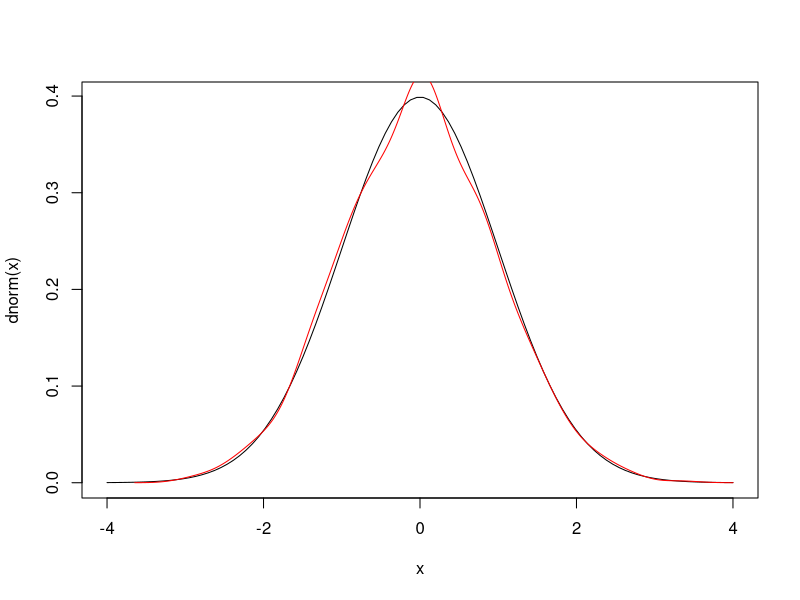
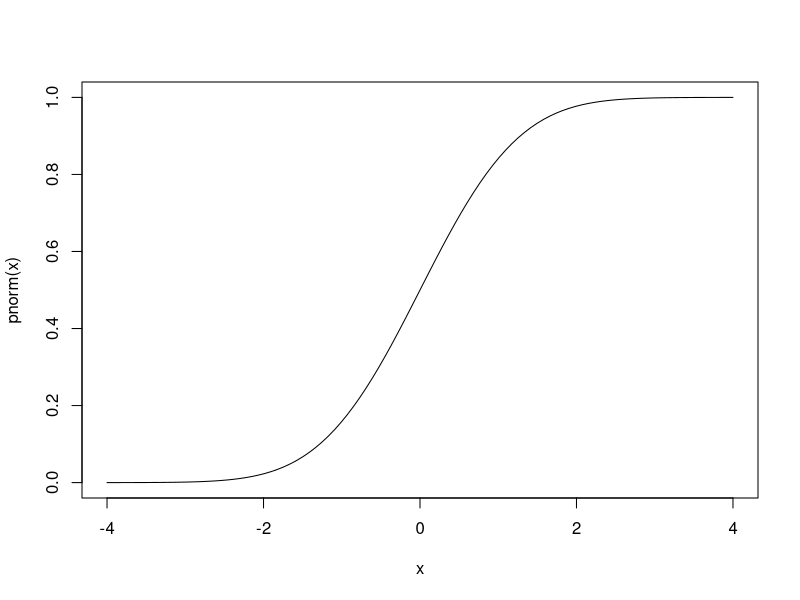
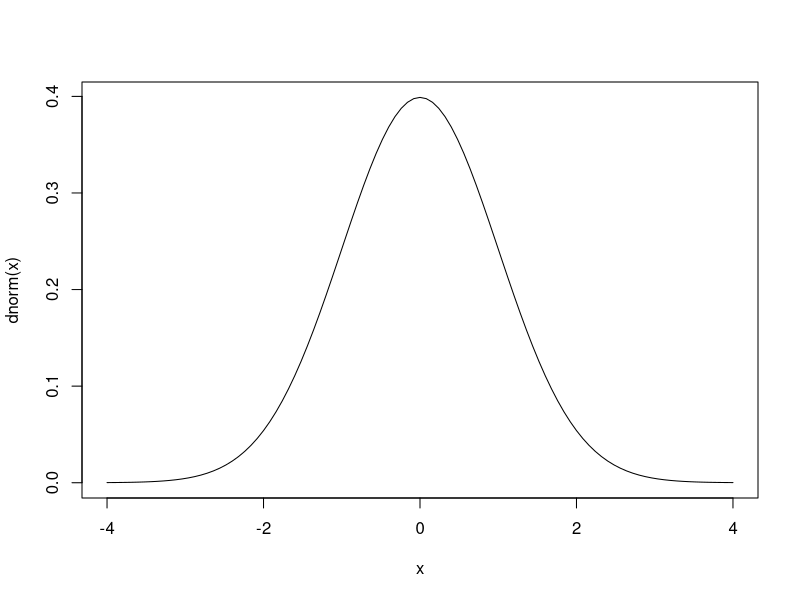
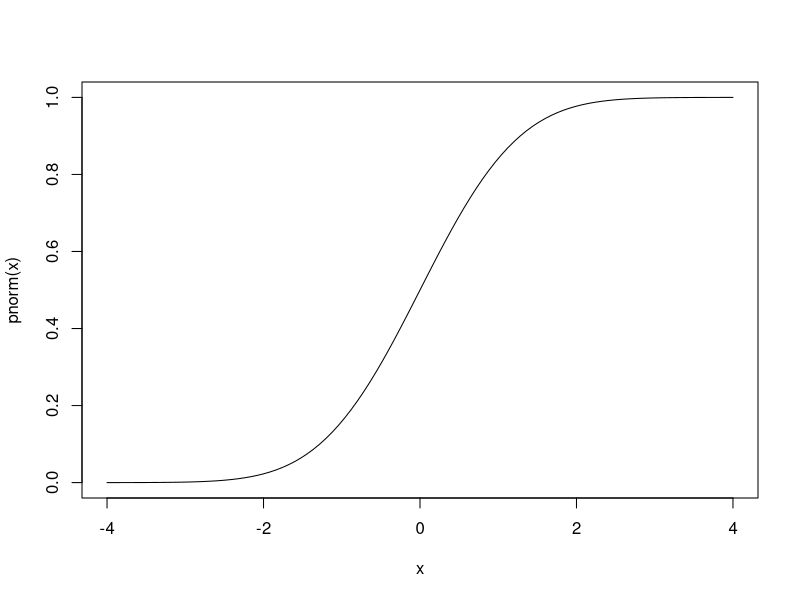
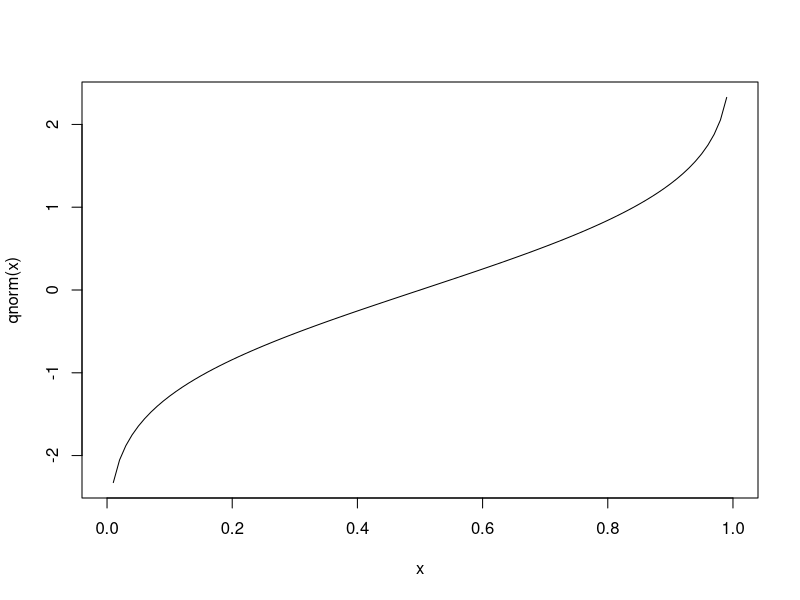

The R source for these figures, in order: (Note: this script raises an error after producing the figures.)
# R code for lecture 7

# Some examples of various maths functions
exp(1) # The value of e
log(10) # Natural log
log(2.718282)
log10(10) # Log to base 10
log(10, base = 2) # Choosing the base
log(8, base=2)
sqrt(64) # Square root
abs(c(-5, 2)) # Absolute value
sin(pi/2) # Sin, cos, etc
cos(pi/2)
asin(0)
min(1:5) # min and max (pmin and pmax later)
max(1:5)
sum(1:10) # Sum and product
prod(1:10)  # effectively same as factorial 10!
cumsum(1:10) # Cumulative sum and product
cumprod(1:10)
round(3.21) # Round to nearest integer
floor(3.21) # Round to lowest nearest integer
ceiling(3.21) # Round to highest nearest integer
signif(12332, digits = 3) # Rounds to specified number of significant digits

# Look at difference between min, max and pmin and pmax
z <- matrix(c(1, 5, 6, 2, 3, 2), nrow = 3, ncol = 2)
z
min(z)
z1 <- z[, 1]
z1
z2 <- z[, 2]
z2
min(z1, z2)
pmin(z1, z2)
?pmin

# Calculus
D(expression(exp(x^2)), 'x') # derivative
# to do second derivative use D function within D function (HOW???)
integrate(function(x) x^2, 0, 1)

?D
?integrate

# Plot the pdf (probability density function) of a standard normal distribution

# Slow way
x <- seq(-4, 4, length = 100)
x
plot(x, dnorm(x), type = 'l')

?dnorm

# Add in a 1000 simulations
lines(density(rnorm(1000)), col = 'red')
?density

# Plot the cdf
plot(x, pnorm(x), type = 'l')


# Now the quick way
curve(dnorm, from = -4, to = 4)
curve(pnorm, from = -4, to = 4)
curve(qnorm, from = 0, to = 1)
?curve

# Look at help files for individual distributions
?dt
?qnorm
?rf

# Sorting
x <- c(5, 13, 12, 5)
sort(x)
order(x) # 1st item is 1st in order, 2nd item is (13) is 4th in order etc
rank(x) # ranks elements, for example here the second element
        # 13 is the fourth from the bottom so it was marked as 4
        # repeated values are replaced by their mean (5+5)/2

?order
?rank

# Sorting a matrix
d <- data.frame(kids = c('Jack', 'Jill', 'Billy'), ages = c(12, 10, 13))
d[order(d$kids),]
d[order(d$ages),]
d[sort(d$kids),]  # doesn't work with sort!!!!

# Set operations
x <- 1:5
y <- 4:8
union(x, y) # Creates the union set of x and y
intersect(x, y) # Creates the intersection of x and y
setdiff(x, y) # Creates the set of all objects in x that are not in y
setdiff(y, x) 
setequal(x, y) # Determines if x and y are equal
4 %in% y # Tests whether 4 is an element of y


####################################

# Linear algebra
A <- matrix(c(1, -1, 1, 1), 2, 2) 
A
b <- c(2, 4)
b
x <- solve(A, b)
x
?solve
# Check that Ax=b
A %*% x
# Slower version is:
x2 <- solve(A) %*% b # multiplying by A inverse, gives same result
# x = A^-1 * b
x2

# get inverse of matrix
solve(A)

# QR decomposition
M <- matrix(c(4, 1, 2, 3), 2, 2)
M
?qr
qrM <- qr(M)
qrM
Q <- qr.Q(qrM)
?qr.Q
Q
R <- qr.R(qrM)
R
# Check that it works
Q %*% R

det(M) # finds determinant 

# Cholesky decomposition - needs to be a symmetric matrix
M2 <- matrix(c(3, 1, 1, 3), 2, 2)
M2
U <- chol(M2) # upper triangular matrix
U
# check it works
t(U) %*% U

# Eigen decomposition
eigenM2 <- eigen(M2)
eigenM2
D <- diag(eigenM2$values)
D
V <- eigenM2$vectors
V
# check it works
V %*% D %*% solve(V) # here solve() gives the inverse

# Use of diag 
M <- matrix(1:9, 3, 3)
M
diag(M)

diag(M) <- 7
M

M <- diag(c(3, 1))
M

N <- diag(c(3, 1, -3))
N

# use of parenthesis to speed up calculations
n <- 2500
m <- 10
A <- matrix(n * n, nrow = n, ncol = n) 
B <- matrix(n * n, nrow = n, ncol = n) 
C <- matrix(n * m, nrow = n, ncol = m)
C # is huge
system.time(A %*% B %*% C)
system.time(A %*% (B %*% C))


# Use of sweep - use the swiss data on fertility
?sweep
help(swiss)
head(swiss) # Swiss Fertility and Socioeconomic Indicators (1888) Data

# centre the variables around their mean:
mean.swiss <- apply(swiss, 2, mean) # calculate the column means. Same as colMeans(swiss)
mean.swiss
str(mean.swiss)
head(swiss)
swiss.mean0 <- sweep(swiss, 2, mean.swiss)
head(swiss.mean0, 3)
swiss.mean1 <- sweep(swiss, 2, mean())

# standardise the variables z = (x - mean) / sd
sd.swiss <- apply(swiss, 2, sd) # # calculate the column standard deviations
swiss.standardised <- sweep(sweep(swiss, 2, mean.swiss), 2, sd.swiss, "/") 
head(swiss.standardised, 3)

# 3/3 matrix, we add 1 to row 1, 4 to row 2, 7 to row 3:
m <- matrix(1:9, 3, 3, byrow= TRUE)
m
sweep(m, 1, c(1,4,7), '+')

####################################

# Statistics

# Correlation
cor(swiss[,1:3])
# Better to round it
round(cor(swiss), 3) # Strongest correlation between Education and Examination (unsurprisingly)
# Another version
cor(swiss, method = "spearman")
# And a test
cor.test(swiss[,1], swiss[,2]) # p-value small - highly significant correlation between fertility and agriculture

# t-tests - use sleep data
?sleep
head(sleep)
str(sleep)
t.test(extra ~ group, data = sleep, paired = TRUE)
# 2 vectors (can be different lengths) where you want to test whether
# or not they have the same mean

# Do a 1-sample t-test on fake data
x <- rnorm(100, mean = 30, sd = 1)
x
t.test(x, mu = 30) # Shouldn't reject this

# Do a 2-sample t-test on fake data
x <- rnorm(100, mean = 30, sd = 1)
y <- rnorm(150, mean = 32, sd = 1)
t.test(x, y) # Should reject this given enough data

# Linear regression
mod <- lm(Fertility ~ ., data = swiss)
# here y=fertility, x=all other variables (dot)
summary(mod)

# Probabiliy of getting at least 4 heads from 5 tosses of a coin
# Exact value
1 - pbinom(3, 5, 0.5) # Pr(X >= 4) = 1 - Pr(X <= 3)
?pbinom
# alternatively, we can ask R for probabilility 
# that success is strictly greater than 3:
pbinom(3, 5, 0.5, lower.tail = FALSE) # same result as above

# prob of getting exactly 4:
prob <- pbinom(4, 5, 0.5) - pbinom(3, 5, 0.5)
prob

# Use simulations
large <- 100000
x <- rbinom(large, 5, 0.5) # simulating random values
mean(x >= 4)
x
mean(x)

# Expected value of the maximum of two N(0,1) variables
nreps <- 100000
sum <- 0
for(i in 1:nreps) {
  xy <- rnorm(2)
  sum <- sum + max(xy)
  } 
print(sum / nreps) # About 0.56

# Better version without a loop
x <- rnorm(nreps)
head(x)
y <- rnorm(nreps)
head(y)
maxxy <- pmax(x, y)
head(maxxy)
mean(maxxy) # Again about 0.56 - and way faster

# plot the pdf of standard normal distribution

# slow way:
x <- seq(-4,4, length = 100)
?plot
plot(x, dnorm(x), type = 'l')
dnorm(x) # this gives probability density evaluations at each point
dnorm(1)  #?????
pnorm(0)  # this is the TABLE!
pnorm(1.70)
pnorm(1.70, lower.tail = FALSE)
qnorm(0.98956)

set.seed(3000)
xseq<-seq(-4,4,.01)
densities<-dnorm(xseq, 0,1)
densities
cumulative<-pnorm(xseq, 0, 1)
cumulative
randomdeviates<-rnorm(1000,0,1)

help(Distributions)

# repeat plot
x <- seq(-4,4, length = 100)
plot(x, dnorm(x), type = 'l')

# add in a 1000 simulations
lines(density(rnorm(100)), col= 'blue')
lines(density(rnorm(1000)), col= 'red')
lines(density(rnorm(100000)), col= 'green')
?density

# plot the cdf 
plot(x, pnorm(x), type = 'l')
abline(h= 0.5, col = 'red')
abline(v= 0, col = 'red')

# now the quick way:
curve(dnorm, from = -4, to = 4)
curve(pnorm, from = -4, to = 4)
curve(qnorm, from = 0, to = 1)  #range is probabilties
# last curve y axis shows value of quantiles
# so at 0.5 prop, we get quantile value of 0 which is the mean
# (50th quantiles)

?curve

# other distributions:
?dt
?rf

####################################

# Snap!

# Let's first number the cards
cards <- 1:52

# A snap occurs the first time when both players draw the same card
# Let's draw some hands
p1hand <- sample(cards)
p2hand <- sample(cards)
p1hand
?sample

# Find out when they both intersect
print(snaptime <- which((p1hand - p2hand == 0) == TRUE)[1])
print(snaptime <- which((p2hand - p1hand == 0) == TRUE)[1])

# Now let's try working out the value with a loop
numhands <- 1000
snaptimes <- vector(length = numhands)
for(i in 1:numhands) {
  p1hand <- sample(cards)
  p2hand <- sample(cards)  
  snaptimes[i] <- which(p1hand - p2hand == 0)[1]
}

table(snaptimes, useNA = "always")

# Can we do this without a loop?
snap <- function(handdiff) which((handdiff == 0) == TRUE)[1]
snap # ????
# Create lots of hands and then run lots of applys
numhands <- 100000
bighand1 <- apply(matrix(rep(cards, numhands), 52, numhands), 2, sample)
bighand2 <- apply(matrix(rep(cards, numhands), 52, numhands), 2, sample)
snaptimes2 <- apply(bighand1 - bighand2, 2, snap)
table(snaptimes2, useNA = "always")

barplot(table(snaptimes2)) # Probably need to do your own axes here to make it neater

# What's the best estimate of the number of hands before we reach snap?
# How about 
mean(snaptimes2, na.rm = TRUE) # About 22
# WRONG! What about all those times when we never hit snap?

# A better estimate is the number of times it took divided by the number of times you got snap
(sum(snaptimes2, na.rm = TRUE) + sum(52 * is.na(snaptimes2))) / sum(!is.na(snaptimes2))  # Nearer to 53!

#############################
# Extended example - fitting logistic regression models

# This is the model we fitted back in lecture 3 (with very slight changes)
library(MASS)
data(birthwt)

# For a given value of beta0 and beta1, calculate the likelihood
x <- birthwt$age
y <- birthwt$low

# Function to calculate the negative log likelihood

neglikfun <- function(parameters) {
    beta0 <- parameters[1]
    beta1 <- parameters[2]
    # separate data in 0s and 1s
    daty0 <- y == 0
    daty1 <- y == 1
    # calculate the log-likelihood
    loglikelihood <- sum(log(1 / (1 + exp(- beta0 - beta1 * x[daty1])))) +
    sum(log(1 - (1 / (1 + exp(- beta0 - beta1 * x[daty0])))))
    # return the negative of the log-likelihood
    return(-loglikelihood)
}

library(MASS) 
data(birthwt)
x <- birthwt$age
y <- birthwt$low 
neglikfun(c(1, -0.1))

# Call the function with example values
neglikfun(c(1, -0.1))

# Now run optim
res <- optim(c(0, 0), neglikfun)
res

# Check with the usual version
mod <- glm(low ~ age, family = binomial, data = birthwt)
mod
mod$coefficients
logLik(mod) # Function to extract the Log-Likelihood from a "glm" object
?logLik

# Our results:
res$par
res$value

# LAB 7 #######

# 1
D(expression(exp(x^2)), 'x') # example

# a)
f <- function(x) x^2 * sin(x) # works
curve(f, 0, 10) #graphs the above
D(expression(x^2 * sin(x)), 'x') #derivative of the above

# next 3 lines need to be done together to work
g <- function(x) body(g) <- D(body(f), 'x')
eval(body(g))  # works if run this line, doesn;t without
curve(g, 0, 10) 

# below works as graph of derivative on its own:
curve(eval(D(expression(x^2 * sin(x)), 'x')), 0, 10) # works


# b)
# don't quite understand the below:
f2 <- function(x) a^x
curve(f2, a=0.5, 0, 10)
curve(f2, 0, 10)
f3 <- function(a) a^x
curve(f3, 0, 10)
curve(f3, a=0.5, 0, 10)

D(expression(a^x), 'a')
D(expression(a^x), 'x')

curve(eval(D(expression(a^x), 'x'))) # works?

# the below is same as above but doesn't work
g2 <- function(x) body(g2) <- D(body(f2), 'x')
eval(body(g2))
curve(g2, 0, 10)

D(expression(x+sin(x)-log(x)*exp(x)+7), 'x')
curve(eval(D(expression(x+sin(x)-log(x)*exp(x)+7), 'x')), 0, 10) # ??

f4 <- function(x) x+sin(x)-log(x)*exp(x)+7
curve(f4, 0, 10)
curve(eval(D(expression(x+sin(x)-log(x)*exp(x)+7), 'x')))

# again don't think it works
g3 <- function(x) body(g3) <- D(body(f4), 'x')
eval(body(g3))
curve(g3, 0, 10)

# 2
?curve
?eval
curve(exp(x^2))
curve(exp(x^2), from= 0, to = 10)
curve(dvv, 0, 10)
eval(D(expression(exp(x^2)), 'x'))
curve(eval(D(expression(exp(x^2)), 'x')))

# 1 and 2 done as per NOTE from UCD:
# a)
function(x) x^2 * sin(x)
D(expression(x^2 * sin(x)), 'x') # derivative
x <- 5 # we want to substitute 5 for x, to evaluate at this value, use eval()
eval(D(expression(x^2 * sin(x)), 'x'))
curve(x^2 * sin(x), from= 0, to= 10) # graph of function
curve(eval(D(expression(x^2 * sin(x)), 'x')), from=0, to= 10, add=T)
# graph the derivative

# b)
function(x) a^x
D(expression(a^x), 'x')
a <- 0.5
eval(D(expression(a^x), 'x')) # for a=0.5 and x=5
curve(a^x, from= 0, to= 10)
curve(eval(D(expression(a^x), 'x')), from=0, to= 10, add=T)

# c)
function(x) x+sin(x)-log(x)*exp(x)+7
curve(x+sin(x)-log(x)*exp(x)+7, rom= 0, to= 10)
D(expression(x+sin(x)-log(x)*exp(x)+7), 'x')
curve(eval(D(expression(x+sin(x)-log(x)*exp(x)+7), 'x')), 
      from=0, to= 10, add=T)

# 3)
# example:
integrate(function(x) x^2, 0, 1)

# a) 
?dnorm
integrate(dnorm, -1.96, 1.96, mean=2, sd=1) 

# b)
integrate(dnorm, -Inf, 2, mean=0, sd=1) 
pnorm(2)

integrate(dt, -1, Inf, df=5)

# 4 #

library(MASS)
data(MASS)
head(birthwt)
head(birthwt[order(birthwt$age),],3)
head(birthwt[order(birthwt$bwt, decreasing=T),],1)

# 5 #

A <- matrix(c(2,0,1,1,1,3,-1,-2,2), 3,3)
A
b <- c(7,-9,11)
x <- solve(A, b)
x

# 6 #

sd.swiss <- apply(swiss, 2, sd) # # calculate the column standard deviations
swiss.standardised <- sweep(sweep(swiss, 2, mean.swiss), 2, sd.swiss, "/") 
head(swiss.standardised, 3)


  
library(MASS)
birthwt.part <- data.frame(birthwt$age, birthwt$lwt, birthwt$bwt)
birthwt.part

b.iqr <- apply(birthwt.part, 2, IQR)
b.m <- apply(birthwt.part, 2, median)
b.iqr
b.m
?sweep
b.sweep <- sweep(sweep(birthwt.part, 2, b.m), 2, b.iqr, "/")
b.sweep # I think this is it

# 7 # 
?lm
lm(birthwt$bwt ~ birthwt$age, birthwt$smoke, birthwt$lwt)

lm(birthwt$bwt ~ birthwt$age)
lm(birthwt$bwt ~ birthwt$smoke)
lm(birthwt$bwt ~ birthwt$lwt)
